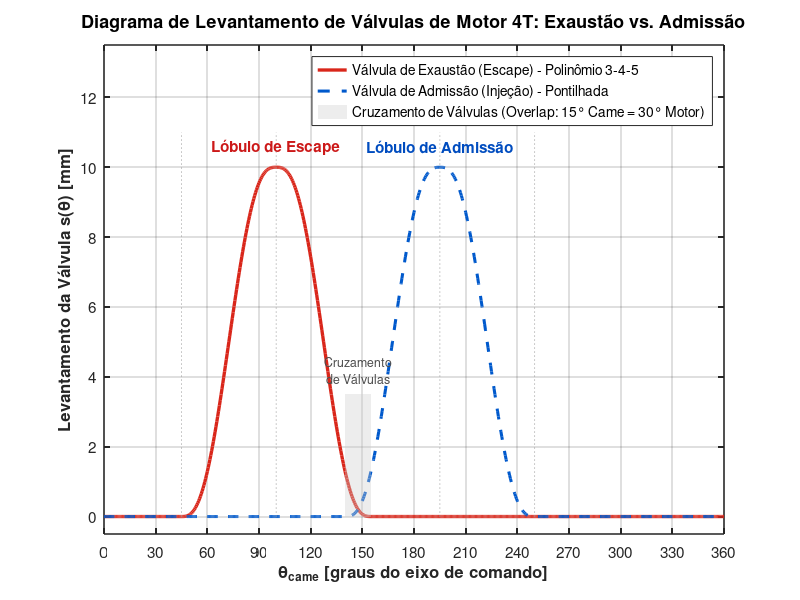

This figure's MATLAB source:
%% Script para os diagramas de comando de válvulas (Escape e Admissão) com Polinômio 3-4-5
%% Disciplina: Dinâmica das Máquinas - Prof. Sigeo Kitatani Jr.

clear; close all; clc;
graphics_toolkit('qt');

assets_dir = fullfile(fileparts(mfilename('fullpath')), 'assets');
if ~exist(assets_dir, 'dir')
    mkdir(assets_dir);
end

% -------------------------------------------------------------------------
% 1. PARÂMETROS DO COMANDO DE VÁLVULAS (Came girando de 0 a 360°)
% -------------------------------------------------------------------------
% 1 volta do came (360°) = 2 voltas do virabrequim (720°)
% Elevação máxima típica de válvula h = 10 mm (ou 25 mm normalizado/escala)
h_valvula = 10.0; % mm

% Setores angulares no eixo de comando (came):
% Válvula de Escape (Exaustão):
% - Início da abertura: theta = 45°
% - Subida: beta_sub = 55° (termina em 100°)
% - Descida: beta_desc = 55° (termina em 155°)
% - Permanece fechada (espera inferior): demais ângulos
th_ev_sub_ini  = 45;
beta_ev_sub    = 55;
th_ev_sub_fim  = th_ev_sub_ini + beta_ev_sub; % 100°
beta_ev_desc   = 55;
th_ev_desc_fim = th_ev_sub_fim + beta_ev_desc; % 155°

% Válvula de Admissão (Injeção/Intake):
% - Cruza com o escape perto do PMS do comando (pequeno cruzamento/overlap de válvulas)
% - Início da abertura: theta = 140° (overlap de 15° de 140° a 155°)
% - Subida: beta_sub = 55° (termina em 195°)
% - Descida: beta_desc = 55° (termina em 250°)
% - Permanece fechada: demais ângulos
th_in_sub_ini  = 140;
beta_in_sub    = 55;
th_in_sub_fim  = th_in_sub_ini + beta_in_sub; % 195°
beta_in_desc   = 55;
th_in_desc_fim = th_in_sub_fim + beta_in_desc; % 250°

% Discretização de 0 a 360 graus do came
theta_deg = linspace(0, 360, 721);
s_exaustao = zeros(size(theta_deg));
s_admissao = zeros(size(theta_deg));

% Polinômio 3-4-5 base: S(u) = 10*u^3 - 15*u^4 + 6*u^5
p345 = @(u) 10*u.^3 - 15*u.^4 + 6*u.^5;

for k = 1:length(theta_deg)
    th = theta_deg(k);
    
    % Válvula de Escape
    if th >= th_ev_sub_ini && th < th_ev_sub_fim
        u = (th - th_ev_sub_ini) / beta_ev_sub;
        s_exaustao(k) = h_valvula * p345(u);
    elseif th >= th_ev_sub_fim && th < th_ev_desc_fim
        u = (th - th_ev_sub_fim) / beta_ev_desc;
        s_exaustao(k) = h_valvula * (1 - p345(u));
    else
        s_exaustao(k) = 0;
    end
    
    % Válvula de Admissão
    if th >= th_in_sub_ini && th < th_in_sub_fim
        u = (th - th_in_sub_ini) / beta_in_sub;
        s_admissao(k) = h_valvula * p345(u);
    elseif th >= th_in_sub_fim && th < th_in_desc_fim
        u = (th - th_in_sub_fim) / beta_in_desc;
        s_admissao(k) = h_valvula * (1 - p345(u));
    else
        s_admissao(k) = 0;
    end
end

% -------------------------------------------------------------------------
% 2. GERAÇÃO DO GRÁFICO (300 DPI)
% -------------------------------------------------------------------------
fig = figure('visible', 'off', 'position', [100, 100, 950, 480]);
hold on; box on; grid on;

% Curva de Exaustão (Linha Contínua Vermelha/Laranja Escura Técnica)
p1 = plot(theta_deg, s_exaustao, 'Color', [0.85, 0.15, 0.1], 'LineWidth', 2.4);

% Curva de Admissão (Linha Pontilhada Azul Técnica)
p2 = plot(theta_deg, s_admissao, 'Color', [0.0, 0.35, 0.8], 'LineWidth', 2.2, 'LineStyle', '--');

% Destaque da Região de Cruzamento de Válvulas (Overlap)
area_x = [140, 155, 155, 140];
area_y = [0, 0, 3.5, 3.5];
h_patch = patch(area_x, area_y, [0.8 0.8 0.8], 'FaceAlpha', 0.35, 'EdgeColor', 'none');

% Linhas verticais auxiliares sem entrar na legenda (HandleVisibility = off)
line([th_ev_sub_ini th_ev_sub_ini], [0 h_valvula*1.1], 'Color', [0.6 0.6 0.6], 'LineStyle', ':', 'HandleVisibility', 'off');
line([th_ev_sub_fim th_ev_sub_fim], [0 h_valvula*1.1], 'Color', [0.6 0.6 0.6], 'LineStyle', ':', 'HandleVisibility', 'off');
line([th_in_sub_fim th_in_sub_fim], [0 h_valvula*1.1], 'Color', [0.6 0.6 0.6], 'LineStyle', ':', 'HandleVisibility', 'off');
line([th_in_desc_fim th_in_desc_fim], [0 h_valvula*1.1], 'Color', [0.6 0.6 0.6], 'LineStyle', ':', 'HandleVisibility', 'off');

% Anotações nos lóbulos
text(100, h_valvula + 0.6, 'Lóbulo de Escape', 'Color', [0.8, 0.1, 0.1], ...
     'FontSize', 11, 'FontWeight', 'bold', 'HorizontalAlignment', 'center');
text(195, h_valvula + 0.6, 'Lóbulo de Admissão', 'Color', [0.0, 0.3, 0.75], ...
     'FontSize', 11, 'FontWeight', 'bold', 'HorizontalAlignment', 'center');
text(147.5, 4.2, {'Cruzamento', 'de Válvulas'}, 'Color', [0.3 0.3 0.3], ...
     'FontSize', 9, 'HorizontalAlignment', 'center');

% Configurações de Eixos
xlim([0, 360]);
ylim([-0.5, 13.5]);
set(gca, 'XTick', 0:30:360, 'FontSize', 11, 'LineWidth', 1.1);
xlabel('\theta_{came} [graus do eixo de comando]', 'FontSize', 12, 'FontWeight', 'bold');
ylabel('Levantamento da Válvula s(\theta) [mm]', 'FontSize', 12, 'FontWeight', 'bold');
title('Diagrama de Levantamento de Válvulas de Motor 4T: Exaustão vs. Admissão', 'FontSize', 13, 'FontWeight', 'bold');

% Legenda explícita apenas dos elementos relevantes
legend([p1, p2, h_patch], ...
       {'Válvula de Exaustão (Escape) - Polinômio 3-4-5', ...
        'Válvula de Admissão (Injeção) - Pontilhada', ...
        'Cruzamento de Válvulas (Overlap: 15° Came = 30° Motor)'}, ...
       'Location', 'northeast', 'FontSize', 10);

output_img = fullfile(assets_dir, 'grafico_valvulas_exaustao_admissao.png');
print(fig, output_img, '-dpng', '-r300');
fprintf('Gráfico gerado com sucesso em: %s\n', output_img);
